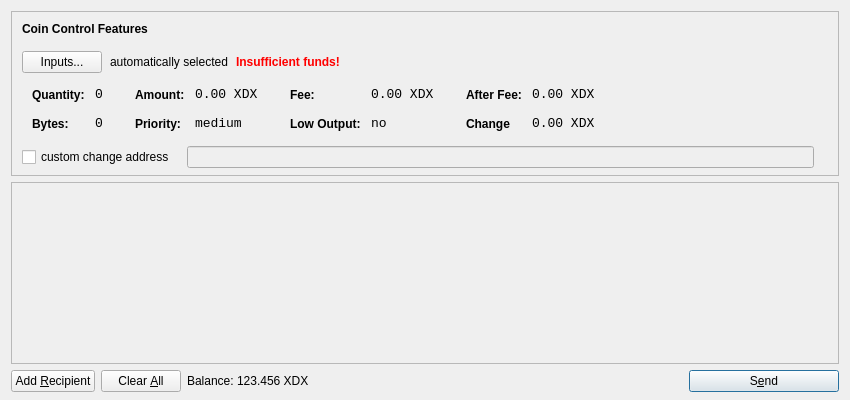
<?xml version="1.0" encoding="UTF-8"?>
<ui version="4.0">
 <class>SendCoinsDialog</class>
 <widget class="QDialog" name="SendCoinsDialog">
  <property name="geometry">
   <rect>
    <x>0</x>
    <y>0</y>
    <width>850</width>
    <height>400</height>
   </rect>
  </property>
  <property name="windowTitle">
   <string>Send Coins</string>
  </property>
  <layout class="QVBoxLayout" name="verticalLayout" stretch="0,1,0">
   <property name="bottomMargin">
    <number>8</number>
   </property>
   <item>
    <widget class="QFrame" name="frameCoinControl">
     <property name="sizePolicy">
      <sizepolicy hsizetype="Expanding" vsizetype="Expanding">
       <horstretch>0</horstretch>
       <verstretch>0</verstretch>
      </sizepolicy>
     </property>
     <property name="maximumSize">
      <size>
       <width>16777215</width>
       <height>16777215</height>
      </size>
     </property>
     <property name="frameShape">
      <enum>QFrame::StyledPanel</enum>
     </property>
     <property name="frameShadow">
      <enum>QFrame::Sunken</enum>
     </property>
     <layout class="QVBoxLayout" name="verticalLayoutCoinControl2">
      <property name="spacing">
       <number>-1</number>
      </property>
      <property name="leftMargin">
       <number>0</number>
      </property>
      <property name="topMargin">
       <number>0</number>
      </property>
      <property name="rightMargin">
       <number>0</number>
      </property>
      <property name="bottomMargin">
       <number>6</number>
      </property>
      <item>
       <layout class="QVBoxLayout" name="verticalLayoutCoinControl" stretch="0,0,0,0,1">
        <property name="spacing">
         <number>0</number>
        </property>
        <property name="leftMargin">
         <number>10</number>
        </property>
        <property name="topMargin">
         <number>10</number>
        </property>
        <item>
         <layout class="QHBoxLayout" name="horizontalLayoutCoinControl1">
          <property name="bottomMargin">
           <number>15</number>
          </property>
          <item>
           <widget class="QLabel" name="labelCoinControlFeatures">
            <property name="sizePolicy">
             <sizepolicy hsizetype="Preferred" vsizetype="Maximum">
              <horstretch>0</horstretch>
              <verstretch>0</verstretch>
             </sizepolicy>
            </property>
            <property name="font">
             <font>
              <weight>75</weight>
              <bold>true</bold>
             </font>
            </property>
            <property name="styleSheet">
             <string notr="true">font-weight:bold;</string>
            </property>
            <property name="text">
             <string>Coin Control Features</string>
            </property>
           </widget>
          </item>
         </layout>
        </item>
        <item>
         <layout class="QHBoxLayout" name="horizontalLayoutCoinControl2" stretch="0,0,0,0">
          <property name="spacing">
           <number>8</number>
          </property>
          <property name="bottomMargin">
           <number>10</number>
          </property>
          <item>
           <widget class="QPushButton" name="pushButtonCoinControl">
            <property name="styleSheet">
             <string notr="true"/>
            </property>
            <property name="text">
             <string>Inputs...</string>
            </property>
           </widget>
          </item>
          <item>
           <widget class="QLabel" name="labelCoinControlAutomaticallySelected">
            <property name="text">
             <string>automatically selected</string>
            </property>
            <property name="margin">
             <number>5</number>
            </property>
           </widget>
          </item>
          <item>
           <widget class="QLabel" name="labelCoinControlInsuffFunds">
            <property name="font">
             <font>
              <weight>75</weight>
              <bold>true</bold>
             </font>
            </property>
            <property name="styleSheet">
             <string notr="true">color:red;font-weight:bold;</string>
            </property>
            <property name="text">
             <string>Insufficient funds!</string>
            </property>
            <property name="margin">
             <number>5</number>
            </property>
           </widget>
          </item>
          <item>
           <spacer name="horizontalSpacerCoinControl">
            <property name="orientation">
             <enum>Qt::Horizontal</enum>
            </property>
            <property name="sizeHint" stdset="0">
             <size>
              <width>40</width>
              <height>1</height>
             </size>
            </property>
           </spacer>
          </item>
         </layout>
        </item>
        <item>
         <widget class="QWidget" name="widgetCoinControl" native="true">
          <property name="sizePolicy">
           <sizepolicy hsizetype="Preferred" vsizetype="Preferred">
            <horstretch>0</horstretch>
            <verstretch>0</verstretch>
           </sizepolicy>
          </property>
          <property name="minimumSize">
           <size>
            <width>0</width>
            <height>0</height>
           </size>
          </property>
          <property name="styleSheet">
           <string notr="true"/>
          </property>
          <layout class="QHBoxLayout" name="horizontalLayoutCoinControl5">
           <property name="margin">
            <number>0</number>
           </property>
           <item>
            <layout class="QHBoxLayout" name="horizontalLayoutCoinControl3" stretch="0,0,0,1">
             <property name="spacing">
              <number>20</number>
             </property>
             <property name="topMargin">
              <number>0</number>
             </property>
             <property name="bottomMargin">
              <number>10</number>
             </property>
             <item>
              <layout class="QFormLayout" name="formLayoutCoinControl1">
               <property name="horizontalSpacing">
                <number>10</number>
               </property>
               <property name="verticalSpacing">
                <number>14</number>
               </property>
               <property name="leftMargin">
                <number>10</number>
               </property>
               <property name="topMargin">
                <number>4</number>
               </property>
               <property name="rightMargin">
                <number>6</number>
               </property>
               <item row="0" column="0">
                <widget class="QLabel" name="labelCoinControlQuantityText">
                 <property name="styleSheet">
                  <string notr="true">font-weight:bold;</string>
                 </property>
                 <property name="text">
                  <string>Quantity:</string>
                 </property>
                 <property name="margin">
                  <number>0</number>
                 </property>
                </widget>
               </item>
               <item row="0" column="1">
                <widget class="QLabel" name="labelCoinControlQuantity">
                 <property name="font">
                  <font>
                   <family>Monospace</family>
                   <pointsize>10</pointsize>
                  </font>
                 </property>
                 <property name="cursor">
                  <cursorShape>IBeamCursor</cursorShape>
                 </property>
                 <property name="contextMenuPolicy">
                  <enum>Qt::ActionsContextMenu</enum>
                 </property>
                 <property name="text">
                  <string>0</string>
                 </property>
                 <property name="margin">
                  <number>0</number>
                 </property>
                 <property name="textInteractionFlags">
                  <set>Qt::LinksAccessibleByMouse|Qt::TextSelectableByKeyboard|Qt::TextSelectableByMouse</set>
                 </property>
                </widget>
               </item>
               <item row="1" column="0">
                <widget class="QLabel" name="labelCoinControlBytesText">
                 <property name="styleSheet">
                  <string notr="true">font-weight:bold;</string>
                 </property>
                 <property name="text">
                  <string>Bytes:</string>
                 </property>
                </widget>
               </item>
               <item row="1" column="1">
                <widget class="QLabel" name="labelCoinControlBytes">
                 <property name="font">
                  <font>
                   <family>Monospace</family>
                   <pointsize>10</pointsize>
                  </font>
                 </property>
                 <property name="cursor">
                  <cursorShape>IBeamCursor</cursorShape>
                 </property>
                 <property name="contextMenuPolicy">
                  <enum>Qt::ActionsContextMenu</enum>
                 </property>
                 <property name="text">
                  <string>0</string>
                 </property>
                 <property name="textInteractionFlags">
                  <set>Qt::LinksAccessibleByMouse|Qt::TextSelectableByKeyboard|Qt::TextSelectableByMouse</set>
                 </property>
                </widget>
               </item>
              </layout>
             </item>
             <item>
              <layout class="QFormLayout" name="formLayoutCoinControl2">
               <property name="horizontalSpacing">
                <number>10</number>
               </property>
               <property name="verticalSpacing">
                <number>14</number>
               </property>
               <property name="leftMargin">
                <number>6</number>
               </property>
               <property name="topMargin">
                <number>4</number>
               </property>
               <property name="rightMargin">
                <number>6</number>
               </property>
               <item row="0" column="0">
                <widget class="QLabel" name="labelCoinControlAmountText">
                 <property name="styleSheet">
                  <string notr="true">font-weight:bold;</string>
                 </property>
                 <property name="text">
                  <string>Amount:</string>
                 </property>
                 <property name="margin">
                  <number>0</number>
                 </property>
                </widget>
               </item>
               <item row="0" column="1">
                <widget class="QLabel" name="labelCoinControlAmount">
                 <property name="font">
                  <font>
                   <family>Monospace</family>
                   <pointsize>10</pointsize>
                  </font>
                 </property>
                 <property name="cursor">
                  <cursorShape>IBeamCursor</cursorShape>
                 </property>
                 <property name="contextMenuPolicy">
                  <enum>Qt::ActionsContextMenu</enum>
                 </property>
                 <property name="text">
                  <string>0.00 XDX</string>
                 </property>
                 <property name="textInteractionFlags">
                  <set>Qt::LinksAccessibleByMouse|Qt::TextSelectableByKeyboard|Qt::TextSelectableByMouse</set>
                 </property>
                </widget>
               </item>
               <item row="1" column="0">
                <widget class="QLabel" name="labelCoinControlPriorityText">
                 <property name="styleSheet">
                  <string notr="true">font-weight:bold;</string>
                 </property>
                 <property name="text">
                  <string>Priority:</string>
                 </property>
                </widget>
               </item>
               <item row="1" column="1">
                <widget class="QLabel" name="labelCoinControlPriority">
                 <property name="font">
                  <font>
                   <family>Monospace</family>
                   <pointsize>10</pointsize>
                  </font>
                 </property>
                 <property name="cursor">
                  <cursorShape>IBeamCursor</cursorShape>
                 </property>
                 <property name="contextMenuPolicy">
                  <enum>Qt::ActionsContextMenu</enum>
                 </property>
                 <property name="text">
                  <string>medium</string>
                 </property>
                 <property name="textInteractionFlags">
                  <set>Qt::LinksAccessibleByMouse|Qt::TextSelectableByKeyboard|Qt::TextSelectableByMouse</set>
                 </property>
                </widget>
               </item>
              </layout>
             </item>
             <item>
              <layout class="QFormLayout" name="formLayoutCoinControl3">
               <property name="horizontalSpacing">
                <number>10</number>
               </property>
               <property name="verticalSpacing">
                <number>14</number>
               </property>
               <property name="leftMargin">
                <number>6</number>
               </property>
               <property name="topMargin">
                <number>4</number>
               </property>
               <property name="rightMargin">
                <number>6</number>
               </property>
               <item row="0" column="0">
                <widget class="QLabel" name="labelCoinControlFeeText">
                 <property name="styleSheet">
                  <string notr="true">font-weight:bold;</string>
                 </property>
                 <property name="text">
                  <string>Fee:</string>
                 </property>
                 <property name="margin">
                  <number>0</number>
                 </property>
                </widget>
               </item>
               <item row="0" column="1">
                <widget class="QLabel" name="labelCoinControlFee">
                 <property name="font">
                  <font>
                   <family>Monospace</family>
                   <pointsize>10</pointsize>
                  </font>
                 </property>
                 <property name="cursor">
                  <cursorShape>IBeamCursor</cursorShape>
                 </property>
                 <property name="contextMenuPolicy">
                  <enum>Qt::ActionsContextMenu</enum>
                 </property>
                 <property name="text">
                  <string>0.00 XDX</string>
                 </property>
                 <property name="textInteractionFlags">
                  <set>Qt::LinksAccessibleByMouse|Qt::TextSelectableByKeyboard|Qt::TextSelectableByMouse</set>
                 </property>
                </widget>
               </item>
               <item row="1" column="0">
                <widget class="QLabel" name="labelCoinControlLowOutputText">
                 <property name="styleSheet">
                  <string notr="true">font-weight:bold;</string>
                 </property>
                 <property name="text">
                  <string>Low Output:</string>
                 </property>
                </widget>
               </item>
               <item row="1" column="1">
                <widget class="QLabel" name="labelCoinControlLowOutput">
                 <property name="font">
                  <font>
                   <family>Monospace</family>
                   <pointsize>10</pointsize>
                  </font>
                 </property>
                 <property name="cursor">
                  <cursorShape>IBeamCursor</cursorShape>
                 </property>
                 <property name="contextMenuPolicy">
                  <enum>Qt::ActionsContextMenu</enum>
                 </property>
                 <property name="text">
                  <string>no</string>
                 </property>
                 <property name="textInteractionFlags">
                  <set>Qt::LinksAccessibleByMouse|Qt::TextSelectableByKeyboard|Qt::TextSelectableByMouse</set>
                 </property>
                </widget>
               </item>
              </layout>
             </item>
             <item>
              <layout class="QFormLayout" name="formLayoutCoinControl4">
               <property name="horizontalSpacing">
                <number>10</number>
               </property>
               <property name="verticalSpacing">
                <number>14</number>
               </property>
               <property name="leftMargin">
                <number>6</number>
               </property>
               <property name="topMargin">
                <number>4</number>
               </property>
               <property name="rightMargin">
                <number>6</number>
               </property>
               <item row="0" column="0">
                <widget class="QLabel" name="labelCoinControlAfterFeeText">
                 <property name="styleSheet">
                  <string notr="true">font-weight:bold;</string>
                 </property>
                 <property name="text">
                  <string>After Fee:</string>
                 </property>
                 <property name="margin">
                  <number>0</number>
                 </property>
                </widget>
               </item>
               <item row="0" column="1">
                <widget class="QLabel" name="labelCoinControlAfterFee">
                 <property name="font">
                  <font>
                   <family>Monospace</family>
                   <pointsize>10</pointsize>
                  </font>
                 </property>
                 <property name="cursor">
                  <cursorShape>IBeamCursor</cursorShape>
                 </property>
                 <property name="contextMenuPolicy">
                  <enum>Qt::ActionsContextMenu</enum>
                 </property>
                 <property name="text">
                  <string>0.00 XDX</string>
                 </property>
                 <property name="textInteractionFlags">
                  <set>Qt::LinksAccessibleByMouse|Qt::TextSelectableByKeyboard|Qt::TextSelectableByMouse</set>
                 </property>
                </widget>
               </item>
               <item row="1" column="0">
                <widget class="QLabel" name="labelCoinControlChangeText">
                 <property name="styleSheet">
                  <string notr="true">font-weight:bold;</string>
                 </property>
                 <property name="text">
                  <string>Change</string>
                 </property>
                </widget>
               </item>
               <item row="1" column="1">
                <widget class="QLabel" name="labelCoinControlChange">
                 <property name="font">
                  <font>
                   <family>Monospace</family>
                   <pointsize>10</pointsize>
                  </font>
                 </property>
                 <property name="cursor">
                  <cursorShape>IBeamCursor</cursorShape>
                 </property>
                 <property name="contextMenuPolicy">
                  <enum>Qt::ActionsContextMenu</enum>
                 </property>
                 <property name="text">
                  <string>0.00 XDX</string>
                 </property>
                 <property name="textInteractionFlags">
                  <set>Qt::LinksAccessibleByMouse|Qt::TextSelectableByKeyboard|Qt::TextSelectableByMouse</set>
                 </property>
                </widget>
               </item>
              </layout>
             </item>
            </layout>
           </item>
          </layout>
         </widget>
        </item>
        <item>
         <layout class="QHBoxLayout" name="horizontalLayoutCoinControl4" stretch="0,0,0">
          <property name="spacing">
           <number>12</number>
          </property>
          <property name="sizeConstraint">
           <enum>QLayout::SetDefaultConstraint</enum>
          </property>
          <property name="topMargin">
           <number>5</number>
          </property>
          <property name="rightMargin">
           <number>5</number>
          </property>
          <item>
           <widget class="QCheckBox" name="checkBoxCoinControlChange">
            <property name="text">
             <string>custom change address</string>
            </property>
           </widget>
          </item>
          <item>
           <widget class="QLineEdit" name="lineEditCoinControlChange">
            <property name="enabled">
             <bool>false</bool>
            </property>
            <property name="sizePolicy">
             <sizepolicy hsizetype="Expanding" vsizetype="Fixed">
              <horstretch>0</horstretch>
              <verstretch>0</verstretch>
             </sizepolicy>
            </property>
           </widget>
          </item>
          <item>
           <widget class="QLabel" name="labelCoinControlChangeLabel">
            <property name="sizePolicy">
             <sizepolicy hsizetype="Preferred" vsizetype="Expanding">
              <horstretch>0</horstretch>
              <verstretch>0</verstretch>
             </sizepolicy>
            </property>
            <property name="minimumSize">
             <size>
              <width>0</width>
              <height>0</height>
             </size>
            </property>
            <property name="text">
             <string/>
            </property>
            <property name="margin">
             <number>3</number>
            </property>
           </widget>
          </item>
         </layout>
        </item>
        <item>
         <spacer name="verticalSpacerCoinControl">
          <property name="orientation">
           <enum>Qt::Vertical</enum>
          </property>
          <property name="sizeHint" stdset="0">
           <size>
            <width>800</width>
            <height>1</height>
           </size>
          </property>
         </spacer>
        </item>
       </layout>
      </item>
     </layout>
    </widget>
   </item>
   <item>
    <widget class="QScrollArea" name="scrollArea">
     <property name="widgetResizable">
      <bool>true</bool>
     </property>
     <widget class="QWidget" name="scrollAreaWidgetContents">
      <property name="geometry">
       <rect>
        <x>0</x>
        <y>0</y>
        <width>830</width>
        <height>165</height>
       </rect>
      </property>
      <layout class="QVBoxLayout" name="verticalLayout_2">
       <property name="margin">
        <number>0</number>
       </property>
       <item>
        <layout class="QVBoxLayout" name="entries">
         <property name="spacing">
          <number>6</number>
         </property>
        </layout>
       </item>
       <item>
        <spacer name="verticalSpacer">
         <property name="orientation">
          <enum>Qt::Vertical</enum>
         </property>
         <property name="sizeHint" stdset="0">
          <size>
           <width>20</width>
           <height>40</height>
          </size>
         </property>
        </spacer>
       </item>
      </layout>
     </widget>
    </widget>
   </item>
   <item>
    <layout class="QHBoxLayout" name="horizontalLayout">
     <item>
      <widget class="QPushButton" name="addButton">
       <property name="toolTip">
        <string>Send to multiple recipients at once</string>
       </property>
       <property name="text">
        <string>Add &amp;Recipient</string>
       </property>
       <property name="icon">
        <iconset resource="../bitcoin.qrc">
         <normaloff>:/icons/add</normaloff>:/icons/add</iconset>
       </property>
       <property name="autoDefault">
        <bool>false</bool>
       </property>
      </widget>
     </item>
     <item>
      <widget class="QPushButton" name="clearButton">
       <property name="sizePolicy">
        <sizepolicy hsizetype="Minimum" vsizetype="Fixed">
         <horstretch>0</horstretch>
         <verstretch>0</verstretch>
        </sizepolicy>
       </property>
       <property name="toolTip">
        <string>Remove all transaction fields</string>
       </property>
       <property name="text">
        <string>Clear &amp;All</string>
       </property>
       <property name="icon">
        <iconset resource="../bitcoin.qrc">
         <normaloff>:/icons/remove</normaloff>:/icons/remove</iconset>
       </property>
       <property name="autoRepeatDelay">
        <number>300</number>
       </property>
       <property name="autoDefault">
        <bool>false</bool>
       </property>
      </widget>
     </item>
     <item>
      <layout class="QHBoxLayout" name="horizontalLayout_2">
       <property name="spacing">
        <number>3</number>
       </property>
       <item>
        <widget class="QLabel" name="label">
         <property name="sizePolicy">
          <sizepolicy hsizetype="Preferred" vsizetype="Fixed">
           <horstretch>0</horstretch>
           <verstretch>0</verstretch>
          </sizepolicy>
         </property>
         <property name="text">
          <string>Balance:</string>
         </property>
        </widget>
       </item>
       <item>
        <widget class="QLabel" name="labelBalance">
         <property name="sizePolicy">
          <sizepolicy hsizetype="Preferred" vsizetype="Fixed">
           <horstretch>0</horstretch>
           <verstretch>0</verstretch>
          </sizepolicy>
         </property>
         <property name="cursor">
          <cursorShape>IBeamCursor</cursorShape>
         </property>
         <property name="text">
          <string>123.456 XDX</string>
         </property>
         <property name="textInteractionFlags">
          <set>Qt::LinksAccessibleByMouse|Qt::TextSelectableByKeyboard|Qt::TextSelectableByMouse</set>
         </property>
        </widget>
       </item>
      </layout>
     </item>
     <item>
      <spacer name="horizontalSpacer">
       <property name="orientation">
        <enum>Qt::Horizontal</enum>
       </property>
       <property name="sizeHint" stdset="0">
        <size>
         <width>40</width>
         <height>20</height>
        </size>
       </property>
      </spacer>
     </item>
     <item>
      <widget class="QPushButton" name="sendButton">
       <property name="minimumSize">
        <size>
         <width>150</width>
         <height>0</height>
        </size>
       </property>
       <property name="toolTip">
        <string>Confirm the send action</string>
       </property>
       <property name="text">
        <string>S&amp;end</string>
       </property>
       <property name="icon">
        <iconset resource="../bitcoin.qrc">
         <normaloff>:/icons/send</normaloff>:/icons/send</iconset>
       </property>
       <property name="default">
        <bool>true</bool>
       </property>
      </widget>
     </item>
    </layout>
   </item>
  </layout>
 </widget>
 <resources>
  <include location="../bitcoin.qrc"/>
 </resources>
 <connections/>
</ui>
